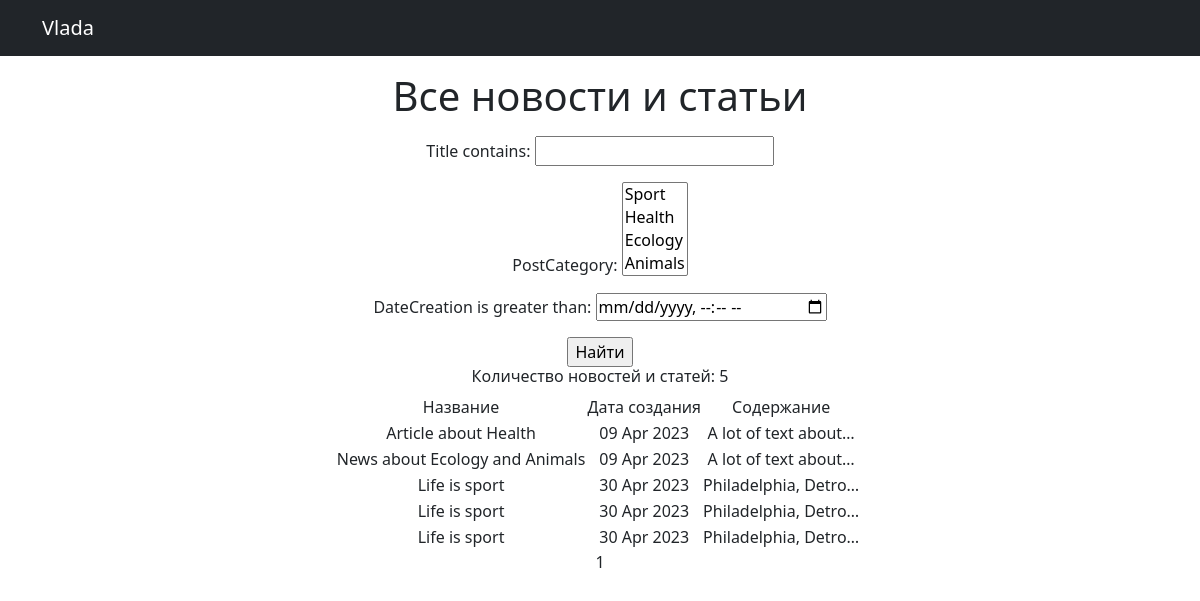
The page /news/ on the database as committed earlier.
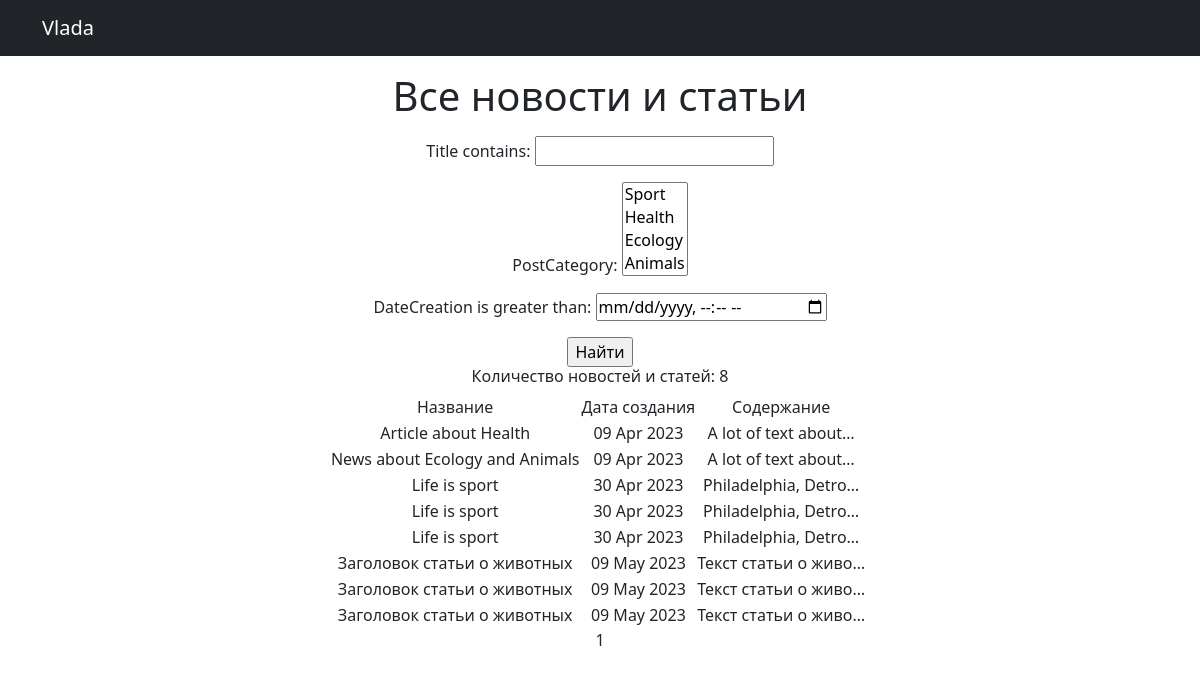
The same page on the database as committed later.
### news/models.py (models this page shows, shortened)
class Post(models.Model):
    author = models.ForeignKey(Author, on_delete=models.CASCADE)
    NEWS = 'NW'
    ARTICLE = 'AR'
    CATEGORY_CHOICE = (
        (NEWS, 'Новость'),
        (ARTICLE, 'Статья'),
    )
    categoryType = models.CharField(max_length=2, choices=CATEGORY_CHOICE, default=ARTICLE)
    dateCreation = models.DateTimeField(auto_now_add=True)
    postCategory = models.ManyToManyField(Category, through='PostCategory')
    title = models.CharField(max_length=128)
    text = models.TextField()
    rating = models.SmallIntegerField(default=0)

### news/views.py (the view)
# urls.py: path('', PostList.as_view(), name='post_list'),
class PostList(ListView):
    model = Post
    ordering = 'dateCreation'
    template_name = 'post.html'
    context_object_name = 'posts'
    paginate_by = 10
    def get_queryset(self):
        queryset = super().get_queryset()
        self.filterset = PostsFilter(self.request.GET, queryset)
        return self.filterset.qs
    def get_context_data(self, **kwargs):
        context = super().get_context_data(**kwargs)
        context['filterset'] = self.filterset
        return context

### news/models.py (called while the page is built)
    def __str__(self):
        return self.name.title()

### templates/post.html (shortened to what this page needs)
{% extends 'flatpages/default.html' %}
{% load custom_filters %}
{% block content %}
   <p align="center"><h1>Все новости и статьи</h1></p>
   <form action="" method="get">
       {{ filterset.form.as_p }}
       <input type="submit" value="Найти" />
   </form>
   {% if posts %}
       <h6>Количество новостей и статей: {{posts|length}}</h6>
       <table align="center">
           <tr>
               <td>Название</td>
               <td>Дата создания</td>
               <td>Содержание</td>
           </tr>
           {% for post in posts %}
           <tr>
               <td>{{ post.title }}</td>
               <td>{{ post.dateCreation|date:'d M Y' }}</td>
               <td>{{ post.text|truncatechars:20 }}</td>
               <td> </td>
               <td>
                    </td>
           {% endfor %}
       </table>
   {% else %}
       <h2>Новостей и статей нет!</h2>
   {% endif %}
   {{ page_obj.number }}
{% endblock content %}

### templates/flatpages/default.html (shortened to what this page needs)
<!DOCTYPE html>
<html lang="en">
    <head>
        {% load static %}
        <link href="{% static 'css/styles.css' %}" rel="stylesheet" />
    </head>
    <body>
        <nav class="navbar navbar-expand-lg navbar-dark bg-dark static-top">
   <div class="container">
       <a class="navbar-brand" href="#">Vlada</a>
   </div>
</nav>
        <div class="container">
            <div class="row">
                <div class="col-lg-12 text-center">
                      {% block content %}{% endblock content %}
                </div>
            </div>
        </div>
    </body>
</html>

Rows that differ between the two databases and show on the page:
added Post: title "Заголовок статьи о животных", dateCreation "09 May 2023", text "Текст статьи о живо…"
added Post: title "Заголовок статьи о животных", dateCreation "09 May 2023", text "Текст статьи о живо…"
added Post: title "Заголовок статьи о животных", dateCreation "09 May 2023", text "Текст статьи о живо…"
Other text that changed with them:
{{ posts|length }}: "5" → "8"
